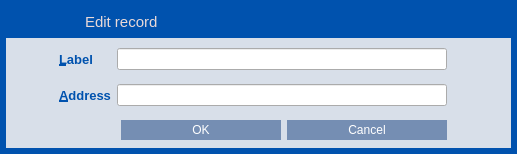
<?xml version="1.0" encoding="UTF-8"?>
<ui version="4.0">
 <class>EditAddressDialog</class>
 <widget class="QDialog" name="EditAddressDialog">
  <property name="geometry">
   <rect>
    <x>0</x>
    <y>0</y>
    <width>517</width>
    <height>154</height>
   </rect>
  </property>
  <property name="windowTitle">
   <string/>
  </property>
  <property name="styleSheet">
   <string notr="true">QLabel {
	color: #0052AE;
}

QDialog {
	background-color: rgb(0, 82, 174);
}</string>
  </property>
  <layout class="QVBoxLayout" name="verticalLayout_2">
   <property name="spacing">
    <number>0</number>
   </property>
   <property name="margin">
    <number>6</number>
   </property>
   <item>
    <widget class="QFrame" name="frame">
     <property name="styleSheet">
      <string notr="true">#frame {
	background-color: #D8DFE9;
    border-style:none;
}</string>
     </property>
     <property name="frameShape">
      <enum>QFrame::StyledPanel</enum>
     </property>
     <property name="frameShadow">
      <enum>QFrame::Raised</enum>
     </property>
     <property name="lineWidth">
      <number>1</number>
     </property>
     <layout class="QVBoxLayout" name="verticalLayout">
      <property name="spacing">
       <number>0</number>
      </property>
      <property name="margin">
       <number>0</number>
      </property>
      <item>
       <widget class="QWidget" name="wCaption" native="true">
        <property name="minimumSize">
         <size>
          <width>0</width>
          <height>32</height>
         </size>
        </property>
        <property name="maximumSize">
         <size>
          <width>16777215</width>
          <height>32</height>
         </size>
        </property>
        <property name="styleSheet">
         <string notr="true">#wCaption {
	background-color:  rgb(0, 82, 174);
}</string>
        </property>
        <property name="is_header" stdset="0">
         <bool>true</bool>
        </property>
        <layout class="QHBoxLayout" name="horizontalLayout_19">
         <property name="margin">
          <number>0</number>
         </property>
         <item>
          <spacer name="horizontalSpacer_26">
           <property name="orientation">
            <enum>Qt::Horizontal</enum>
           </property>
           <property name="sizeType">
            <enum>QSizePolicy::Fixed</enum>
           </property>
           <property name="sizeHint" stdset="0">
            <size>
             <width>7</width>
             <height>20</height>
            </size>
           </property>
          </spacer>
         </item>
         <item>
          <widget class="QLabel" name="picEdit">
           <property name="sizePolicy">
            <sizepolicy hsizetype="Preferred" vsizetype="Preferred">
             <horstretch>0</horstretch>
             <verstretch>0</verstretch>
            </sizepolicy>
           </property>
           <property name="minimumSize">
            <size>
             <width>30</width>
             <height>30</height>
            </size>
           </property>
           <property name="maximumSize">
            <size>
             <width>30</width>
             <height>30</height>
            </size>
           </property>
           <property name="text">
            <string/>
           </property>
           <property name="pixmap">
            <pixmap resource="../res.qrc">:/res/edit_record_icon.png</pixmap>
           </property>
          </widget>
         </item>
         <item>
          <widget class="QLabel" name="picAdd">
           <property name="enabled">
            <bool>true</bool>
           </property>
           <property name="sizePolicy">
            <sizepolicy hsizetype="Preferred" vsizetype="Preferred">
             <horstretch>0</horstretch>
             <verstretch>0</verstretch>
            </sizepolicy>
           </property>
           <property name="minimumSize">
            <size>
             <width>30</width>
             <height>30</height>
            </size>
           </property>
           <property name="maximumSize">
            <size>
             <width>30</width>
             <height>30</height>
            </size>
           </property>
           <property name="text">
            <string/>
           </property>
           <property name="pixmap">
            <pixmap resource="../res.qrc">:/res/add_record_icon.png</pixmap>
           </property>
          </widget>
         </item>
         <item>
          <widget class="QLabel" name="lbTitle">
           <property name="font">
            <font>
             <pointsize>11</pointsize>
             <stylestrategy>PreferAntialias</stylestrategy>
            </font>
           </property>
           <property name="styleSheet">
            <string notr="true">QLabel {
	color: #E9D9D8;
}</string>
           </property>
           <property name="text">
            <string>Edit record</string>
           </property>
          </widget>
         </item>
         <item>
          <widget class="QPushButton" name="bClose">
           <property name="minimumSize">
            <size>
             <width>30</width>
             <height>30</height>
            </size>
           </property>
           <property name="maximumSize">
            <size>
             <width>30</width>
             <height>30</height>
            </size>
           </property>
           <property name="styleSheet">
            <string notr="true">QPushButton {	
	image: url(:/res/close_normal.png);
	border: 0px solid gray;
}
QPushButton:pressed:flat {
	image: url(:/res/close_normal.png);
}

QPushButton:hover {
	image: url(:/res/close_hover.png);
}</string>
           </property>
           <property name="text">
            <string notr="true"/>
           </property>
           <property name="flat">
            <bool>true</bool>
           </property>
          </widget>
         </item>
        </layout>
       </widget>
      </item>
      <item>
       <spacer name="verticalSpacer">
        <property name="orientation">
         <enum>Qt::Vertical</enum>
        </property>
        <property name="sizeType">
         <enum>QSizePolicy::Fixed</enum>
        </property>
        <property name="sizeHint" stdset="0">
         <size>
          <width>20</width>
          <height>5</height>
         </size>
        </property>
       </spacer>
      </item>
      <item>
       <layout class="QHBoxLayout" name="horizontalLayout_2" stretch="1,8,0">
        <item>
         <spacer name="horizontalSpacer">
          <property name="orientation">
           <enum>Qt::Horizontal</enum>
          </property>
          <property name="sizeHint" stdset="0">
           <size>
            <width>40</width>
            <height>20</height>
           </size>
          </property>
         </spacer>
        </item>
        <item>
         <widget class="QWidget" name="wContent" native="true">
          <layout class="QGridLayout" name="gridLayout">
           <property name="margin">
            <number>0</number>
           </property>
           <item row="0" column="0">
            <widget class="QLabel" name="label">
             <property name="font">
              <font>
               <pointsize>10</pointsize>
               <weight>75</weight>
               <bold>true</bold>
              </font>
             </property>
             <property name="text">
              <string>&amp;Label</string>
             </property>
             <property name="margin">
              <number>5</number>
             </property>
             <property name="buddy">
              <cstring>labelEdit</cstring>
             </property>
            </widget>
           </item>
           <item row="1" column="1">
            <widget class="QLineEdit" name="addressEdit">
             <property name="minimumSize">
              <size>
               <width>0</width>
               <height>20</height>
              </size>
             </property>
             <property name="toolTip">
              <string>The address associated with this address book entry. This can only be modified for sending addresses.</string>
             </property>
            </widget>
           </item>
           <item row="2" column="1">
            <layout class="QHBoxLayout" name="horizontalLayout">
             <item>
              <spacer name="horizontalSpacer_3">
               <property name="orientation">
                <enum>Qt::Horizontal</enum>
               </property>
               <property name="sizeHint" stdset="0">
                <size>
                 <width>40</width>
                 <height>20</height>
                </size>
               </property>
              </spacer>
             </item>
             <item>
              <widget class="QDialogButtonBox" name="buttonBox">
               <property name="styleSheet">
                <string notr="true">QPushButton {
	background-color: #758EB3;
	color: #FFFFFF;
	border: 0px solid gray;
	max-height: 20px;
	min-height: 20px;
	max-width: 160px;
	min-width: 160px;
}

QPushButton:hover {
	background-color: #0099CC;
}

QPushButton:pressed:flat {
	background-color: #0099CC;
}</string>
               </property>
               <property name="orientation">
                <enum>Qt::Horizontal</enum>
               </property>
               <property name="standardButtons">
                <set>QDialogButtonBox::Cancel|QDialogButtonBox::Ok</set>
               </property>
              </widget>
             </item>
            </layout>
           </item>
           <item row="0" column="1">
            <widget class="QLineEdit" name="labelEdit">
             <property name="minimumSize">
              <size>
               <width>0</width>
               <height>20</height>
              </size>
             </property>
             <property name="toolTip">
              <string>The label associated with this address book entry</string>
             </property>
            </widget>
           </item>
           <item row="1" column="0">
            <widget class="QLabel" name="label_2">
             <property name="font">
              <font>
               <pointsize>10</pointsize>
               <weight>75</weight>
               <bold>true</bold>
              </font>
             </property>
             <property name="text">
              <string>&amp;Address</string>
             </property>
             <property name="margin">
              <number>5</number>
             </property>
             <property name="buddy">
              <cstring>addressEdit</cstring>
             </property>
            </widget>
           </item>
           <item row="1" column="2">
            <widget class="QPushButton" name="pasteButton">
             <property name="minimumSize">
              <size>
               <width>28</width>
               <height>28</height>
              </size>
             </property>
             <property name="maximumSize">
              <size>
               <width>28</width>
               <height>28</height>
              </size>
             </property>
             <property name="toolTip">
              <string>Paste from clipboard</string>
             </property>
             <property name="styleSheet">
              <string notr="true">QPushButton {
	border: 0px solid gray;
	image: url(:/res/paste/normal.png);	
}

QPushButton:!enabled {
	image: url(:/res/paste/disabled.png);
}

QPushButton:pressed:flat {
	image: url(:/res/paste/pressed.png);
}

QPushButton:hover {
	image: url(:/res/paste/hover.png);
}</string>
             </property>
             <property name="text">
              <string/>
             </property>
             <property name="shortcut">
              <string>Alt+A</string>
             </property>
             <property name="flat">
              <bool>true</bool>
             </property>
            </widget>
           </item>
          </layout>
         </widget>
        </item>
        <item>
         <spacer name="horizontalSpacer_2">
          <property name="orientation">
           <enum>Qt::Horizontal</enum>
          </property>
          <property name="sizeHint" stdset="0">
           <size>
            <width>30</width>
            <height>20</height>
           </size>
          </property>
         </spacer>
        </item>
       </layout>
      </item>
     </layout>
    </widget>
   </item>
  </layout>
 </widget>
 <resources>
  <include location="../res.qrc"/>
 </resources>
 <connections>
  <connection>
   <sender>buttonBox</sender>
   <signal>accepted()</signal>
   <receiver>EditAddressDialog</receiver>
   <slot>accept()</slot>
   <hints>
    <hint type="sourcelabel">
     <x>273</x>
     <y>121</y>
    </hint>
    <hint type="destinationlabel">
     <x>252</x>
     <y>70</y>
    </hint>
   </hints>
  </connection>
  <connection>
   <sender>buttonBox</sender>
   <signal>rejected()</signal>
   <receiver>EditAddressDialog</receiver>
   <slot>reject()</slot>
   <hints>
    <hint type="sourcelabel">
     <x>273</x>
     <y>121</y>
    </hint>
    <hint type="destinationlabel">
     <x>252</x>
     <y>70</y>
    </hint>
   </hints>
  </connection>
  <connection>
   <sender>bClose</sender>
   <signal>clicked()</signal>
   <receiver>EditAddressDialog</receiver>
   <slot>reject()</slot>
   <hints>
    <hint type="sourcelabel">
     <x>489</x>
     <y>15</y>
    </hint>
    <hint type="destinationlabel">
     <x>252</x>
     <y>70</y>
    </hint>
   </hints>
  </connection>
 </connections>
 <slots>
  <slot>pasteRequested()</slot>
 </slots>
</ui>
